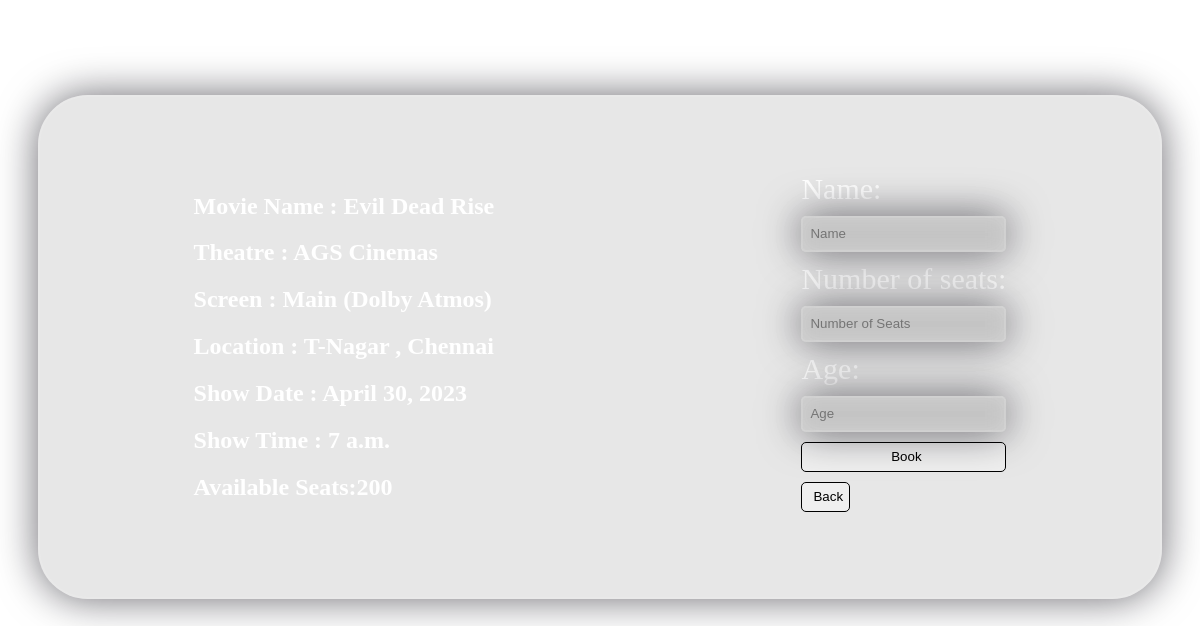
Screenshot of /book/1/ with the database file from the repository.
### tickets/models.py (models this page shows)
class shows(models.Model):
    screen = models.ForeignKey(screen,on_delete=models.CASCADE)
    movies = models.ForeignKey(movies , on_delete= models.CASCADE)
    show_time = models.TimeField()
    show_date = models.DateField()
    no_of_free_seats = models.IntegerField()
    price=models.IntegerField(default=150)

class movies(models.Model):
    movies=models.BigAutoField(primary_key=True)
    name=models.CharField(max_length=50)
    image=models.ImageField(upload_to='pics',default="default.png")
    date=models.DateField()
    duration=models.CharField(max_length=50)
    type=models.CharField(max_length=50)
    language=models.CharField(max_length=50)
    rating=models.CharField(max_length=50)
    cast=models.TextField(max_length=100)
    trailer=models.CharField(max_length=100)
    price=models.IntegerField(default=0)

class screen(models.Model):
    name=models.CharField(max_length=50,default='main')
    theatre = models.ForeignKey(theatre,on_delete=models.CASCADE)
    type = models.CharField(max_length=50)
    no_of_total_seats = models.IntegerField()

class theatre(models.Model):
    theatre = models.BigAutoField(primary_key=True)
    name=models.CharField(max_length=50)
    location=models.CharField(max_length=50)

### tickets/views.py (the view, shortened to what this page needs)
# urls.py: path("book/<int:id>/",views.book,name="book"),
def book(request,id):
    show=shows.objects.get(id=id)
    print(show.movies.name)
    return render(request,'book.html',{'show':show})

### templates/book.html (shortened to what this page needs)
<!DOCTYPE html>
<html lang="en">
<head>
</head>
<body style="background-image: url('https://i.ibb.co/Ctn0RD8/7080236-3551904.jpg'); background-repeat: no-repeat;
background-size:cover;
background-attachment: fixed;">
    <div class="main_container">
        <div class="details">
    <h2>Movie Name : {{show.movies.name}}</h2>
    <h2>Theatre : {{show.screen.theatre.name}}</h2>
    <h2 style="text-transform: capitalize;">Screen : {{show.screen.name}} ({{show.screen.type}})</h2>
    <h2>Location : {{show.screen.theatre.location}}</h2>
    <h2>Show Date : {{show.show_date}}</h2>
    <h2>Show Time : {{show.show_time}}</h2>
    <h2>Available Seats:{{show.no_of_free_seats}}</h2>
    </div>
    <div class="forms">
    <form action="" method="post" class="forms_forms">
        <label for="Name">Name:</label>
        <input type="text" placeholder="Name" name="Name" id="Name">
        <label for="NoOfSeats">Number of seats:</label>
        <input type="number" placeholder="Number of Seats" name="NoOfSeats" id="NoOfSeats">
        <label for="Age">Age:</label>
        <input type="number" placeholder="Age" id="Age" name="Age">
        <button type="submit">Book</button>
    </form>
    <a href="http://127.0.0.1:8000/prebooking/{{show.movies.movies}}/" ><button>Back</button></a>
    </div>
    </div>
</body>
</html>

### templates/book.html (style rules this page uses)
.main_container { background-color: rgba(134, 134, 134, 0.201); color: white; border-radius: 50px; height: 500px; margin: 30px; margin-top: 8%; display: flex; align-items: center; justify-content:space-around; flex-wrap: wrap; backdrop-filter: blur(10px); border: 2px solid rgba(255,255,255,0.1); box-shadow: 0 0 40px rgba(8,7,16,0.6); }
.forms_forms { font-size: 30px; display: flex; flex-direction: column; }
label { margin-bottom: 10px; color: white; }
input { color: rgb(252, 251, 252); margin-bottom: 10px; height: 30px; text-indent: 5px; border: 1px black; border-radius: 5px; border-style: solid; background-color: rgba(134, 134, 134, 0.201); backdrop-filter: blur(10px); border: 2px solid rgba(255,255,255,0.1); box-shadow: 0 0 40px rgba(8,7,16,0.6); }
button { margin-bottom: 10px; height: 30px; text-indent: 5px; border: 1px black; border-radius: 5px; border-style: solid; text-align: center; cursor: pointer; }

### rows the page displays
shows: movies.name "Evil Dead Rise", screen.theatre.name "AGS Cinemas", screen.name "Main", screen.type "Dolby Atmos", screen.theatre.location "T-Nagar , Chennai", show_date "April 30, 2023", show_time "7 a.m.", no_of_free_seats "200"
